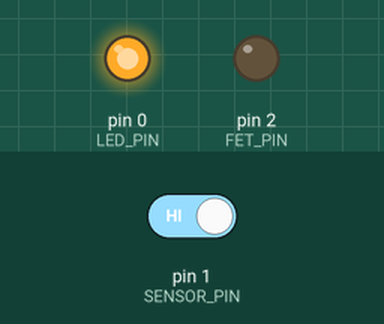
This sketch was run on a simulated Arduino Uno, built with avr-gcc and run on an emulated ATmega328P. On the bench: output pins drawn as LEDs (lit = HIGH). Dashed ring = blinking. Inputs (shaded band) come from the test bench; at power-on: pin 1 (SENSOR_PIN) HIGH.

Above: at 1.2 s.
1.3 s: pin 1 (SENSOR_PIN) driven LOW
At 1.51 s:
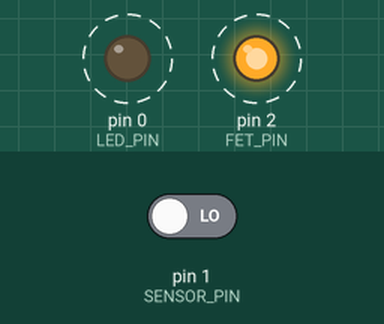
4.3 s: pin 1 (SENSOR_PIN) driven HIGH
At 4.7 s:
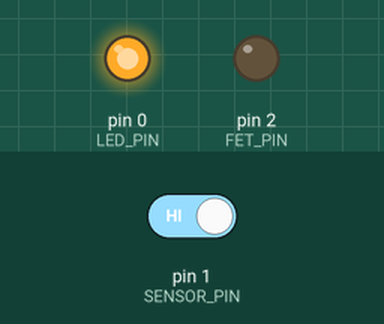
Timing chart, 0 to 7.3 s (numbered marks = the images above; inputs shaded):
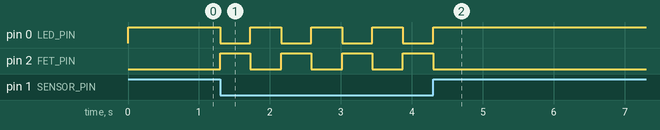

Measured:
- after the input at 1.3 s, pin 0 (LED_PIN), pin 2 (FET_PIN): alternates HIGH for 0.43 s and LOW for 0.43 s, starting at once
- after the input at 4.3 s, pin 0 (LED_PIN): goes on until 4.3 s, then stays HIGH; pin 2 (FET_PIN): goes on until 4.3 s, then stays LOW

The sketch:

Voltage_monitoring.ino
```cpp
#define SENSOR_PIN 1
#define FET_PIN 2
#define LED_PIN 0

#define TRESHOLD 100

void setup() {
  pinMode(SENSOR_PIN,INPUT);
  pinMode(FET_PIN,OUTPUT);
  pinMode(LED_PIN,OUTPUT);
}

void loop() {
  static int flag_trigger = 0;
  int sensor_val = digitalRead(SENSOR_PIN);
  if(sensor_val == 0){// Low Voltage
    flag_trigger++;
  }else{
    flag_trigger = 0;
  }
  if(flag_trigger > 0){
    digitalWrite(FET_PIN,HIGH);//fet is negative
    digitalWrite(LED_PIN,LOW);
  }else{
    digitalWrite(FET_PIN,LOW);//fet is active
    digitalWrite(LED_PIN,HIGH);
  }
}
```
